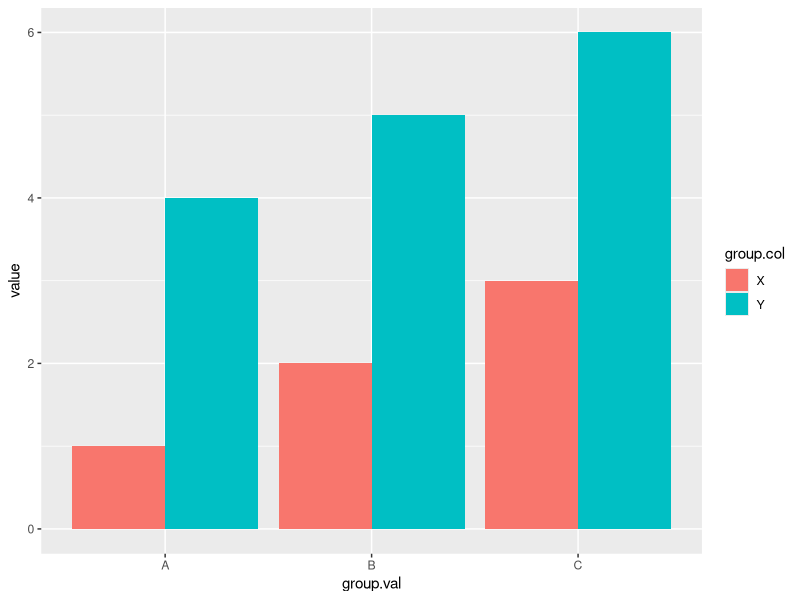

The R script that drew this image:
library(ggplot2)

group.val <- rep(c("A","B","C"),2) 
group.col <- c(rep("X",3), rep("Y",3))
value <- c(1,2,3,4,5,6)
df <- data.frame(group.val, group.col, value)

ggplot(df, aes(x=group.val, y=value, fill=group.col)) + geom_col(position="dodge")

#Use position="stack" to stack x and y on top of each other